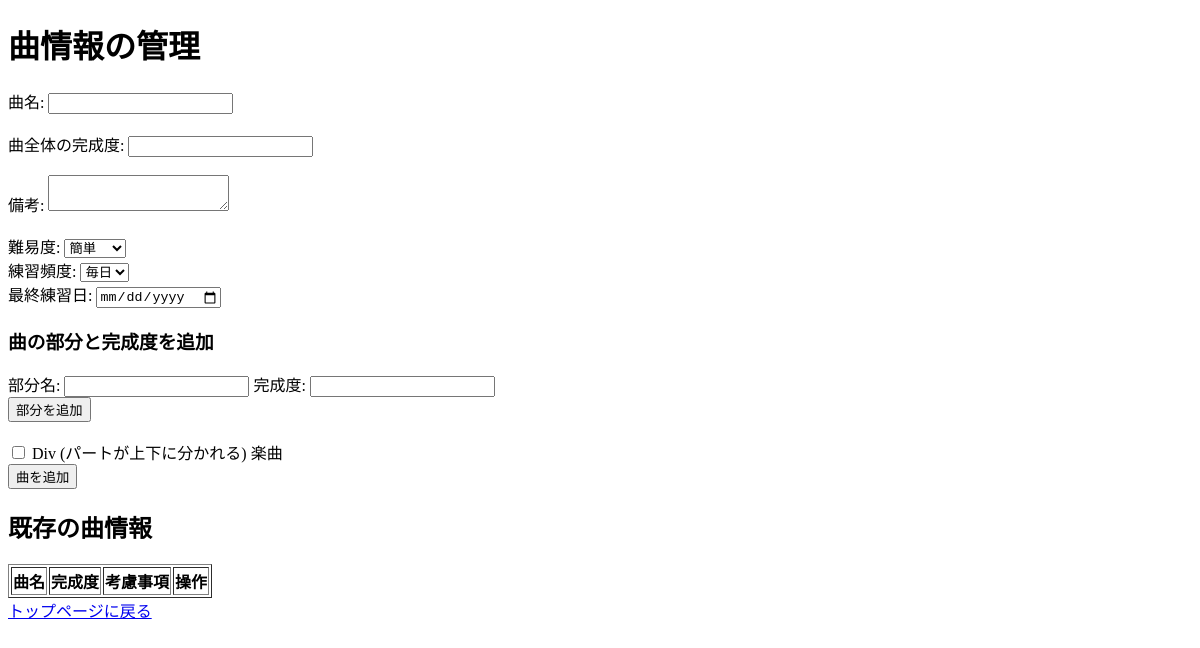
Page /add_song on the earlier database version.
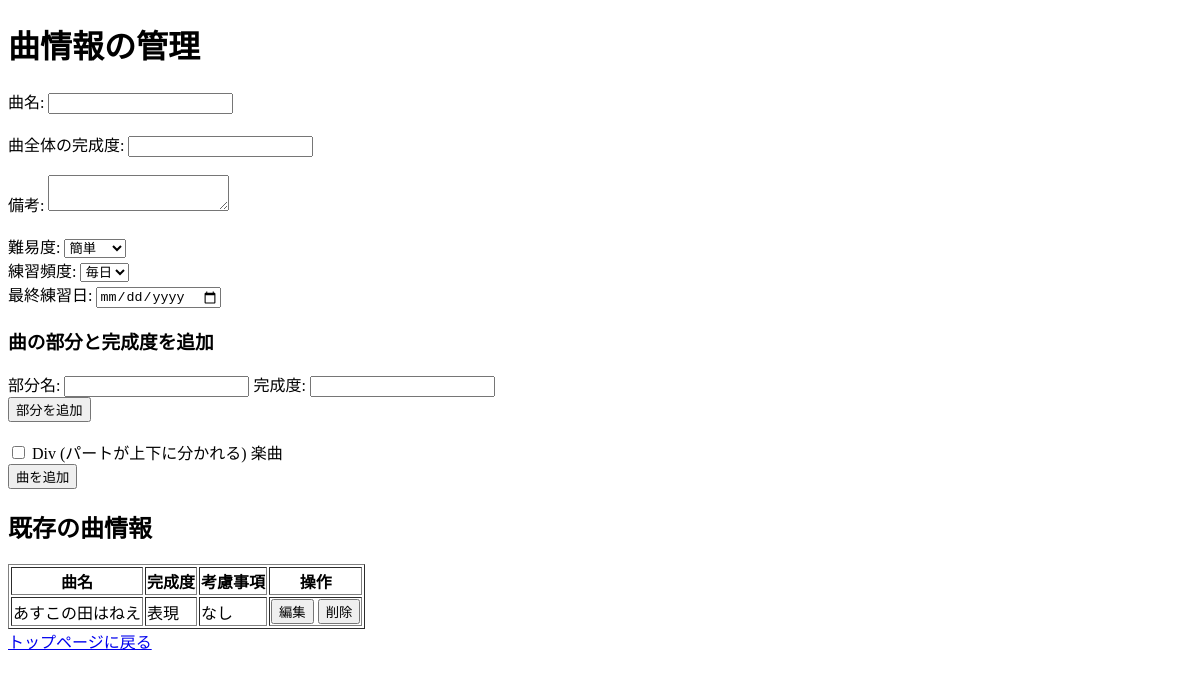
Same page on the later database version.
### app.py (models this page shows)
class Song(db.Model):
    id = db.Column(db.Integer, primary_key=True)
    name = db.Column(db.String(100), nullable=False)
    completion_level = db.Column(db.String(50), nullable=True)  # 完成度
    notes = db.Column(db.Text, nullable=True)  # その他考慮事項
    is_div = db.Column(db.Boolean, default=False)  # divかどうか
    difficulty = db.Column(db.String(50), nullable=True)  # 難易度
    practice_frequency = db.Column(db.String(50), nullable=True)  # 練習頻度
    last_practiced = db.Column(db.Date, nullable=True)  # 最終練習日
    practice_count = db.Column(db.Integer, default=0)  # 練習回数

### app.py (the view, shortened to what this page needs)
@app.route("/add_song", methods=["GET", "POST"])
def add_song():
    return render_template("add_song.html", songs=Song.query.all())

### templates/add_song.html (shortened to what this page needs)
<!DOCTYPE html>
<html lang="ja">
  <head>
  </head>
  <body>
    <h1>曲情報の管理</h1>
    <form action="/add_song" method="POST">
      <label for="song_name">曲名:</label>
      <input type="text" id="song_name" name="song_name" required /><br /><br />
      <label for="completion_level">曲全体の完成度:</label>
      <input
        type="text"
        id="completion_level"
        name="completion_level"
      /><br /><br />
      <label for="notes">備考:</label>
      <textarea id="notes" name="notes" class="form-control"></textarea
      ><br /><br />
      <div class="form-group">
        <label for="difficulty">難易度:</label>
        <select class="form-control" id="difficulty" name="difficulty">
          <option value="easy">簡単</option>
        </select>
      </div>
      <div class="form-group">
        <label for="practice_frequency">練習頻度:</label>
        <select
          class="form-control"
          id="practice_frequency"
          name="practice_frequency"
        >
          <option value="daily">毎日</option>
        </select>
      </div>
      <div class="form-group">
        <label for="last_practiced">最終練習日:</label>
        <input
          type="date"
          class="form-control"
          id="last_practiced"
          name="last_practiced"
        />
      </div>
      <h3>曲の部分と完成度を追加</h3>
      <div id="song-parts">
        <div>
          <label for="part_name_1">部分名:</label>
          <input type="text" id="part_name_1" name="part_names[]" required />
          <label for="completion_level_1">完成度:</label>
          <input
            type="text"
            id="completion_level_1"
            name="part_completion_levels[]"
          />
        </div>
      </div>
      <button type="button" onclick="addPart()">部分を追加</button><br /><br />
      <div class="form-check">
        <input
          type="checkbox"
          class="form-check-input"
          id="is_div"
          name="is_div"
        />
        <label class="form-check-label" for="is_div"
          >Div (パートが上下に分かれる) 楽曲</label
        >
      </div>
      <button type="submit" class="btn btn-primary">曲を追加</button>
    </form>
    <h2>既存の曲情報</h2>
    <table border="1">
      <thead>
        <tr>
          <th>曲名</th>
          <th>完成度</th>
          <th>考慮事項</th>
          <th>操作</th>
        </tr>
      </thead>
      <tbody>
        {% for song in songs %}
        <tr>
          <td>{{ song.name }}</td>
          <td>{{ song.completion_level or '未設定' }}</td>
          <td>{{ song.notes or 'なし' }}</td>
          <td>
            <form
              action="/edit_song/{{ song.id }}"
              method="GET"
              style="display: inline"
            >
              <button type="submit">編集</button>
            </form>
            <form
              action="/delete_song/{{ song.id }}"
              method="POST"
              style="display: inline"
            >
              <button
                type="submit"
                onclick="return confirm('本当に削除しますか？');"
              >
                削除
              </button>
            </form>
          </td>
        </tr>
        {% endfor %}
      </tbody>
    </table>
    <a href="/">トップページに戻る</a>
  </body>
</html>

Differences in the rows shown:
added Song: name "あすこの田はねえ", completion_level "表現", notes "なし"
